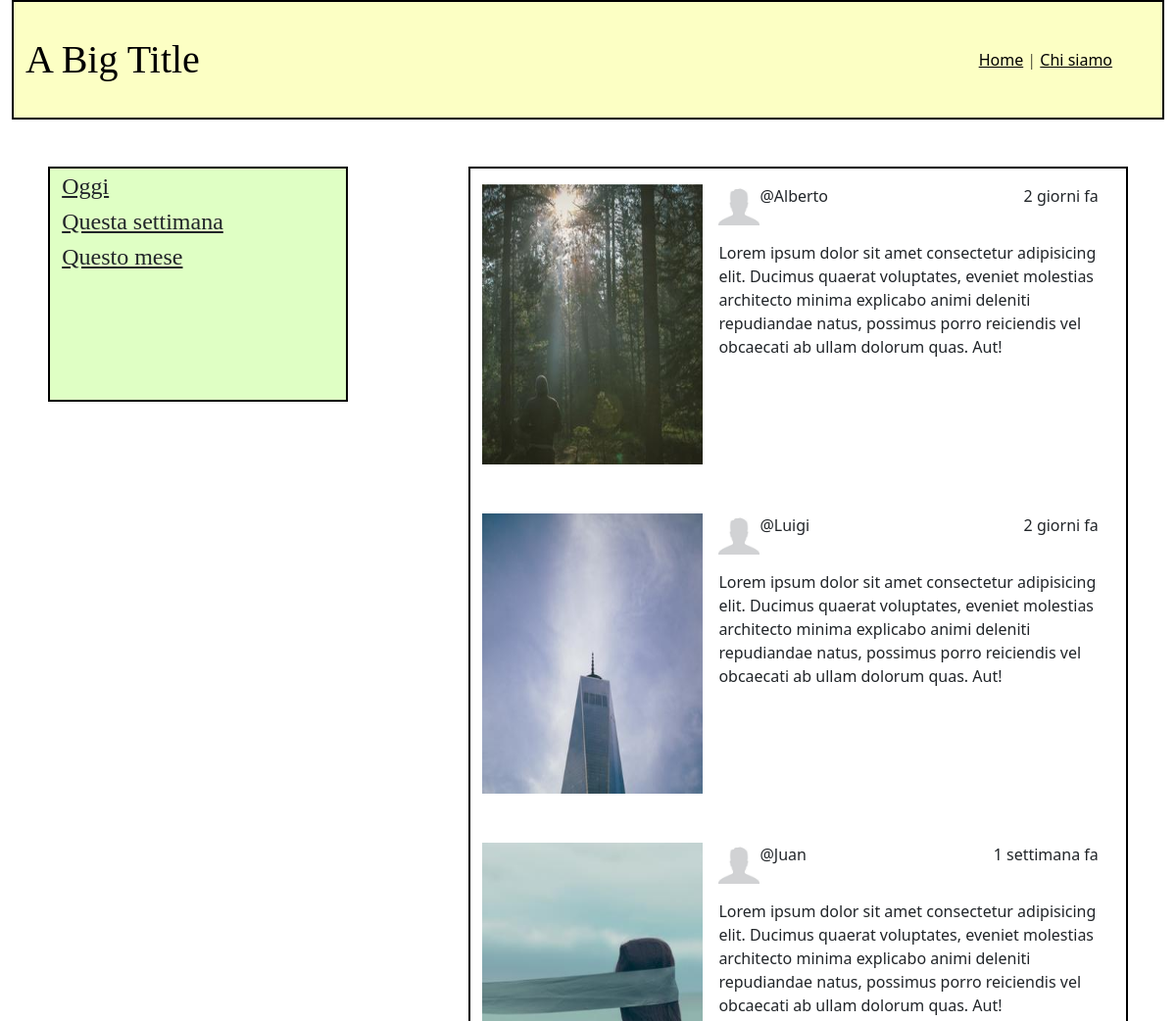
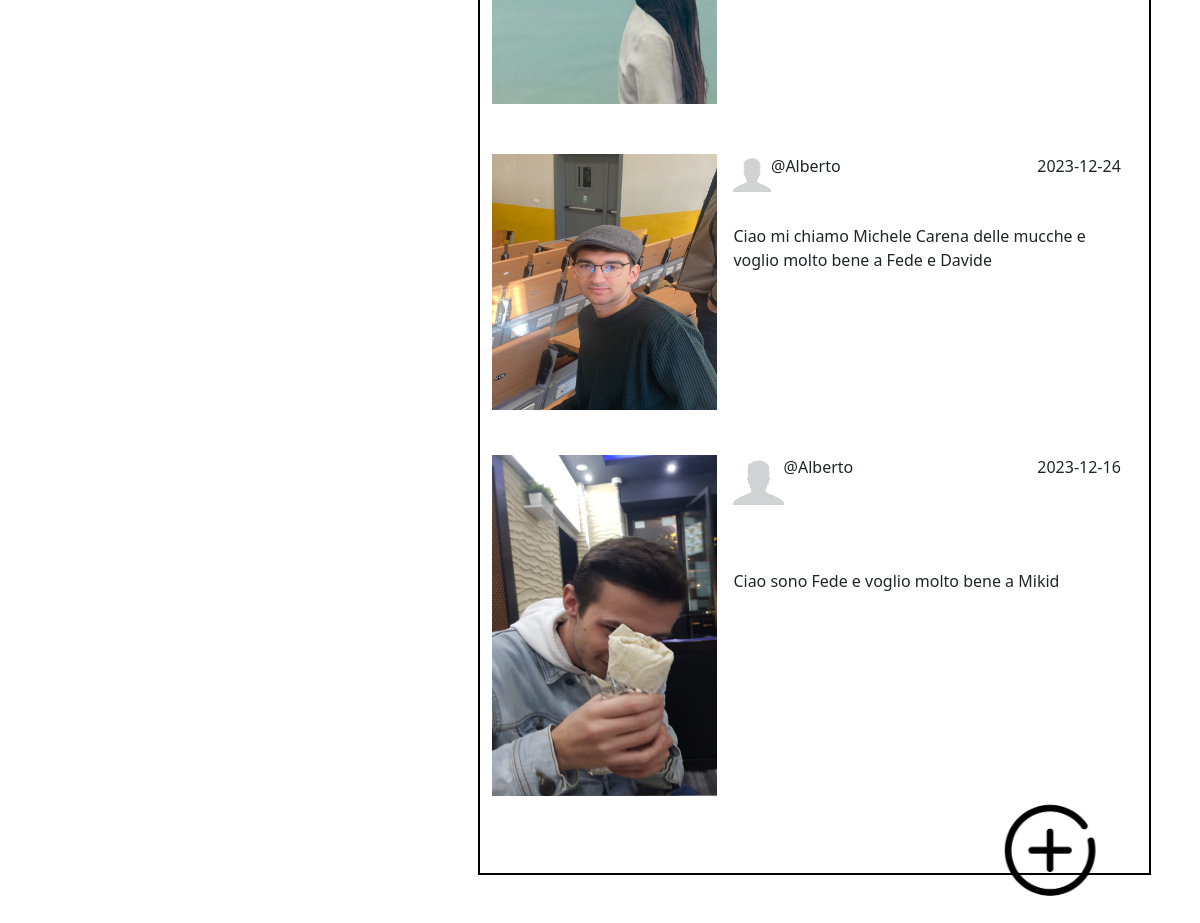
The page / on the database its author committed (2 pictures, top to bottom).
### tables this page shows
CREATE TABLE "Posts" (
	"id"	INTEGER,
	"Username"	TEXT NOT NULL,
	"Data"	TEXT NOT NULL,
	"Testo"	TEXT NOT NULL,
	"profile_img_path"	TEXT NOT NULL,
	"post_img_path"	TEXT NOT NULL,
	PRIMARY KEY("id" AUTOINCREMENT)
);

### app.py (the view)
@app.route('/')
def index():  # put application's code here
    posts = db_handler.get_posts()
    style = url_for('static', filename="css/style.css")
    return render_template("index.html", style=style, posts=posts)

### db_handler.py (called while the page is built)
def get_posts():
    conn = sqlite3.connect("db/posts.db")
    cursor = conn.cursor()
    sql = "SELECT * FROM Posts"
    cursor.execute(sql)
    posts = cursor.fetchall()
    posts = [dict(zip(posts_column_names, post)) for post in posts]
    for post in posts:
        if "@" not in post["username"]:
            post["username"] = "@" + post["username"]
        sql = "SELECT id, username, data, testo, profile_img FROM Commenti WHERE id_post = ?"
        comments = cursor.execute(sql, (post["id"],)).fetchall()
        if "comment_list" not in post:
            post["comment_list"] = []
        comments = [dict(zip(comments_column_names, comment)) for comment in comments]
        post["comment_list"] = comments
    cursor.close()
    conn.close()
    return posts

### templates/index.html (shortened to what this page needs)
{% extends "base.html" %}
{% block content %}
<div class="row py-5">
    <aside class="d-flex flex-lg-column col-lg-3 col-11 aside-lg-custom aside-custom border-custom margin-custom">
        <a id = "oggi" class= "flex-fill aside-link link-dark" href="#" title="Oggi">Oggi</a>
        <a id = "questa-settimana" class= "flex-fill link-dark aside-link text-lg-start text-center" href="#" title="Questa settimana">Questa settimana</a>
        <a id ="questo-mese" class= "flex-fill link-dark aside-link h-100 text-lg-start text-end" href="#" title="Questo mese">Questo mese</a>
    </aside>
    <section class = "d-flex flex-column col-lg col-11 py-3 border-custom mt-lg-0 mt-5 margin-custom" id= "posts-section">
        {% for user_post in posts %}
        <article class = "d-flex flex-xs-column py-xs-5">
            <section id = "img_post_container" class="w-35 h-85 h-xs-100 w-xs-100">
                <a href="{{url_for('post', id = user_post.id)}}" class = "post-picture mb-lg-5 mb-md-5 mb-sm-5 w-lg-50 w-md-50">
                    <img class="w-100 h-100 d-inline" src="{{url_for('static', filename = user_post.post_img_path)}}" alt="Foto post">
                </a>
            </section>
            <section class= "d-flex flex-wrap px-lg-3 px-md-3 px-sm-3 post-description-section h-50 flex-fill w-50 w-xs-100">
                <img class= "h-25 h-sx-25 profile-picture" src="{{url_for('static', filename = user_post.profile_img_path)}}" alt="Foto profilo">
                <p class="h-25 h-sx-25">{{ user_post.username }}</p>
                <p class = "h-25 h-sx-25 text-end flex-grow-1">{{ user_post.data}}</p>
                <p class= "text-justify w-100 h-sx-65">{{ user_post.testo }}</p>
            </section>
        </article>
        {% endfor %}
    </section>
    <button class= "fixed-bottom btn btn-img" id= "add-btn"  type="button" data-toggle="modal" data-target="#exampleModalCenter">
        <img class="h-100 w-100" src="{{url_for('static', filename = 'images/noun-plus-5159238.png')}}" alt="AddBtn">
    </button>
</div>
{% endblock %}

### static/CSS/style.css (style rules this page uses)
.aside-custom { background-color: #DFFFC4 }
p { word-wrap: break-word; }
.w-35 { width: 35%!important; }
.h-85 { height: 85%!important; }
@media (min-width: 992px) { .aside-lg-custom { height: 30vh; } }
@media (min-width: 992px) { #add-btn { width: 15%!important; left: 80%!important; } }
.aside-link { font-family: cursive; font-size: 1.5em; }
.border-custom { border: 2.5px solid black; }
.margin-custom { margin: 0% 5%; }
#add-btn { width: 12%; position: fixed; left: 85%; }

### rows shown on the page
Posts: post_img_path (picture), profile_img_path (placeholder picture), username "@Alberto", data "2 giorni fa", testo "Lorem ipsum dolor sit amet consectetur adipisicing elit. Ducimus quaerat voluptates, eveniet molestias architecto minima explicabo animi deleniti repudiandae natus, possimus porro reiciendis vel obcaecati ab ullam dolorum quas. Aut!"
Posts: post_img_path (picture), profile_img_path (placeholder picture), username "@Luigi", data "2 giorni fa", testo "Lorem ipsum dolor sit amet consectetur adipisicing elit. Ducimus quaerat voluptates, eveniet molestias architecto minima explicabo animi deleniti repudiandae natus, possimus porro reiciendis vel obcaecati ab ullam dolorum quas. Aut!"
Posts: post_img_path (picture), profile_img_path (placeholder picture), username "@Juan", data "1 settimana fa", testo "Lorem ipsum dolor sit amet consectetur adipisicing elit. Ducimus quaerat voluptates, eveniet molestias architecto minima explicabo animi deleniti repudiandae natus, possimus porro reiciendis vel obcaecati ab ullam dolorum quas. Aut!"
Posts: post_img_path (picture), profile_img_path (placeholder picture), username "@Alberto", data "2023-12-24", testo "Ciao mi chiamo Michele Carena delle mucche e voglio molto bene a Fede e Davide"
Posts: post_img_path (picture), profile_img_path (placeholder picture), username "@Alberto", data "2023-12-16", testo "Ciao sono Fede e voglio molto bene a Mikid"
